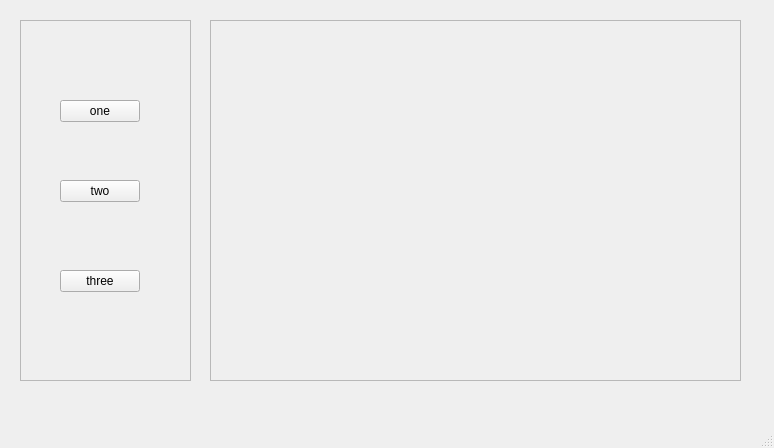
<?xml version="1.0" encoding="UTF-8"?>
<ui version="4.0">
 <class>MainWindow</class>
 <widget class="QMainWindow" name="MainWindow">
  <property name="geometry">
   <rect>
    <x>0</x>
    <y>0</y>
    <width>774</width>
    <height>448</height>
   </rect>
  </property>
  <property name="windowTitle">
   <string>MainWindow</string>
  </property>
  <widget class="QWidget" name="centralwidget">
   <widget class="QFrame" name="frame_right">
    <property name="geometry">
     <rect>
      <x>210</x>
      <y>20</y>
      <width>531</width>
      <height>361</height>
     </rect>
    </property>
    <property name="frameShape">
     <enum>QFrame::StyledPanel</enum>
    </property>
    <property name="frameShadow">
     <enum>QFrame::Raised</enum>
    </property>
   </widget>
   <widget class="QFrame" name="frame_left">
    <property name="geometry">
     <rect>
      <x>20</x>
      <y>20</y>
      <width>171</width>
      <height>361</height>
     </rect>
    </property>
    <property name="frameShape">
     <enum>QFrame::StyledPanel</enum>
    </property>
    <property name="frameShadow">
     <enum>QFrame::Raised</enum>
    </property>
    <widget class="QPushButton" name="pushButton_one">
     <property name="geometry">
      <rect>
       <x>40</x>
       <y>80</y>
       <width>80</width>
       <height>22</height>
      </rect>
     </property>
     <property name="text">
      <string>one</string>
     </property>
    </widget>
    <widget class="QPushButton" name="pushButton_two">
     <property name="geometry">
      <rect>
       <x>40</x>
       <y>160</y>
       <width>80</width>
       <height>22</height>
      </rect>
     </property>
     <property name="text">
      <string>two</string>
     </property>
    </widget>
    <widget class="QPushButton" name="pushButton_three">
     <property name="geometry">
      <rect>
       <x>40</x>
       <y>250</y>
       <width>80</width>
       <height>22</height>
      </rect>
     </property>
     <property name="text">
      <string>three</string>
     </property>
    </widget>
   </widget>
  </widget>
  <widget class="QMenuBar" name="menubar">
   <property name="geometry">
    <rect>
     <x>0</x>
     <y>0</y>
     <width>774</width>
     <height>19</height>
    </rect>
   </property>
  </widget>
  <widget class="QStatusBar" name="statusbar"/>
 </widget>
 <resources/>
 <connections/>
</ui>
